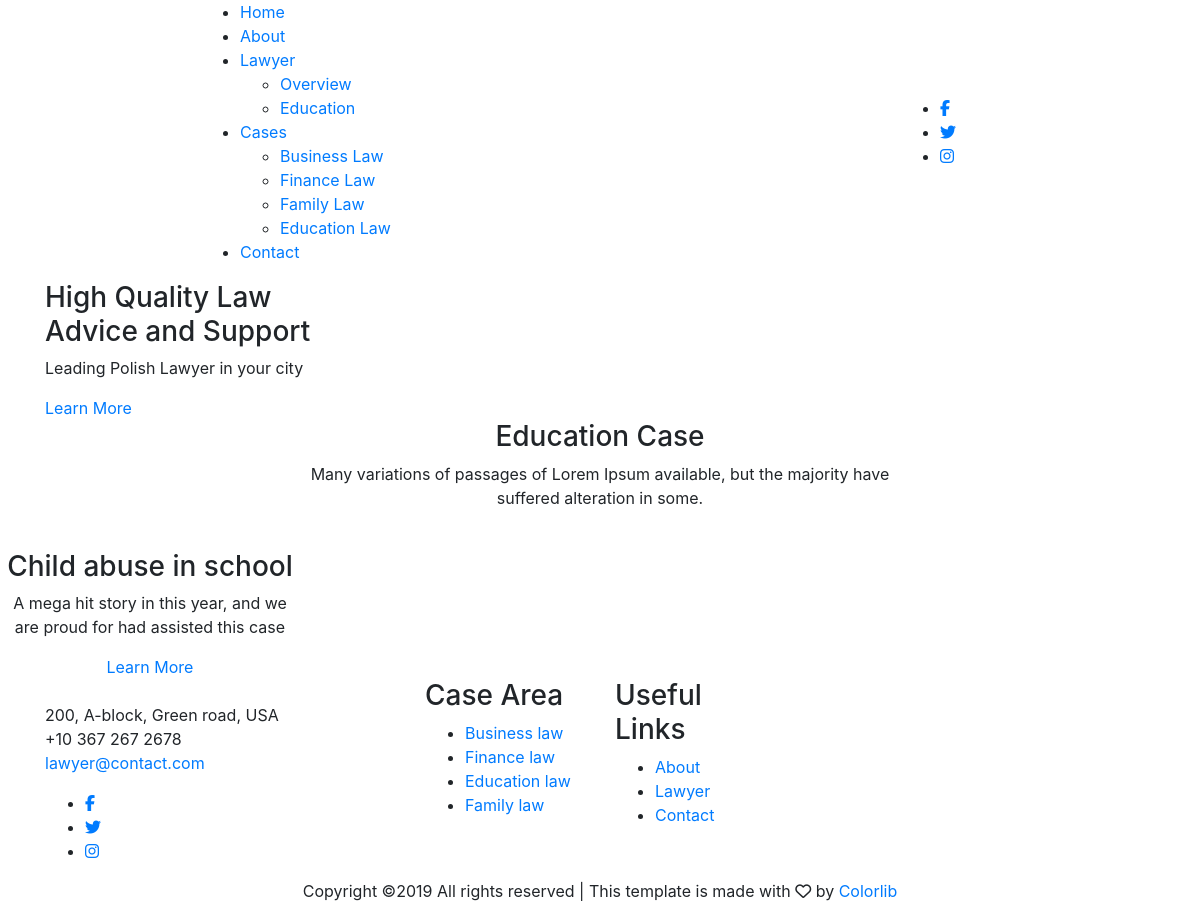
The page /index.php/cases/education on the database its author committed.
### tables this page shows
CREATE TABLE Cases (
    id INT(10) UNSIGNED AUTO_INCREMENT PRIMARY KEY,
    field_id INT(10) UNSIGNED,
    lawyer_id INT(10) UNSIGNED,
    title VARCHAR(50) NOT NULL, 
    client_name VARCHAR(70) NOT NULL,
    description TEXT NOT NULL,
    photo TEXT NOT NULL,
    CONSTRAINT cases_lawyer_fk
    FOREIGN KEY (lawyer_id)
    REFERENCES Lawyer(id) ON DELETE CASCADE,
    CONSTRAINT cases_field_fk
    FOREIGN KEY (field_id)
    REFERENCES Field(id) ON DELETE RESTRICT
);

### application/controllers/Cases.php (called while the page is built, shortened)
<?php
class Cases extends CI_Controller {
	public function __construct() {
		$this->load->model('MCases');
	}
	public function education()
	{
		$data['cases'] = $this->MCases->getEducationCase();
		$this->load->view('case_education', $data);
	}
}

### index.php (called while the page is built, shortened)
<?php
require_once BASEPATH.'core/CodeIgniter.php';

### application/models/MCases.php (called while the page is built, shortened)
<?php
class MCases extends CI_Model {
    public function getEducationCase() {
        $this->db->select('Cases.*, Field.name as fieldName');
        $this->db->from('Cases');
        $this->db->join('Field', 'Field.id = Cases.field_id');
        $this->db->where('Field.name', 'Education Law');
        $query = $this->db->get();
        return $query->result();
    }
}
?>

### application/views/case_education.php (the view, shortened to what this page needs)
<?php include "template/header.php"; ?>
    <div class="slider_area ">
        <div class="slider_area_inner slider_bg_1 d-flex align-items-center">
            <div class="container">
                <div class="row">
                    <div class="col-xl-7">
                        <div class="single_slider">
                            <div class="slider_text">
                                <h3>High Quality Law <br>
                                    Advice and Support</h3>
                                <p>Leading Polish Lawyer in your city</p>
                                <a href="<?php echo base_url(); ?>about" class="boxed-btn4 ">Learn More</a>
                            </div>
                        </div>
                    </div>
                </div>
            </div>
        </div>
    </div>
    <div class="practice_area">
        <div class="container-fluid p-0">
            <div class="row">
                <div class="col-xl-12">
                    <div class="section_title text-center mb-60">
                        <h3>Education Case</h3>
                        <p>Many variations of passages of Lorem Ipsum available, but the majority have <br> suffered alteration in some.</p>
                    </div>
                </div>
            </div>
            <div class="row no-gutters">
                <?php foreach ($cases as $case): ?>
                <div class="col-xl-3 col-md-6">
                    <div class="single_practice">
                        <div class="practice_image">
                        </div>
                        <div class="practice_hover text-center">
                            <div class="hover_inner">
                                <h3><?php echo $case->title; ?></h3>
                                <p><?php echo $case->description; ?></p>
                                <a href="#" class="lern_more">Learn More</a>
                            </div>
                        </div>
                    </div>
                </div>
                <?php endforeach ?>
            </div>
        </div>
    </div>
<?php include "template/footer.php"; ?>

### rows shown on the page
cases: title "Child abuse in school", description "A mega hit story in this year, and we are proud for had assisted this case"
